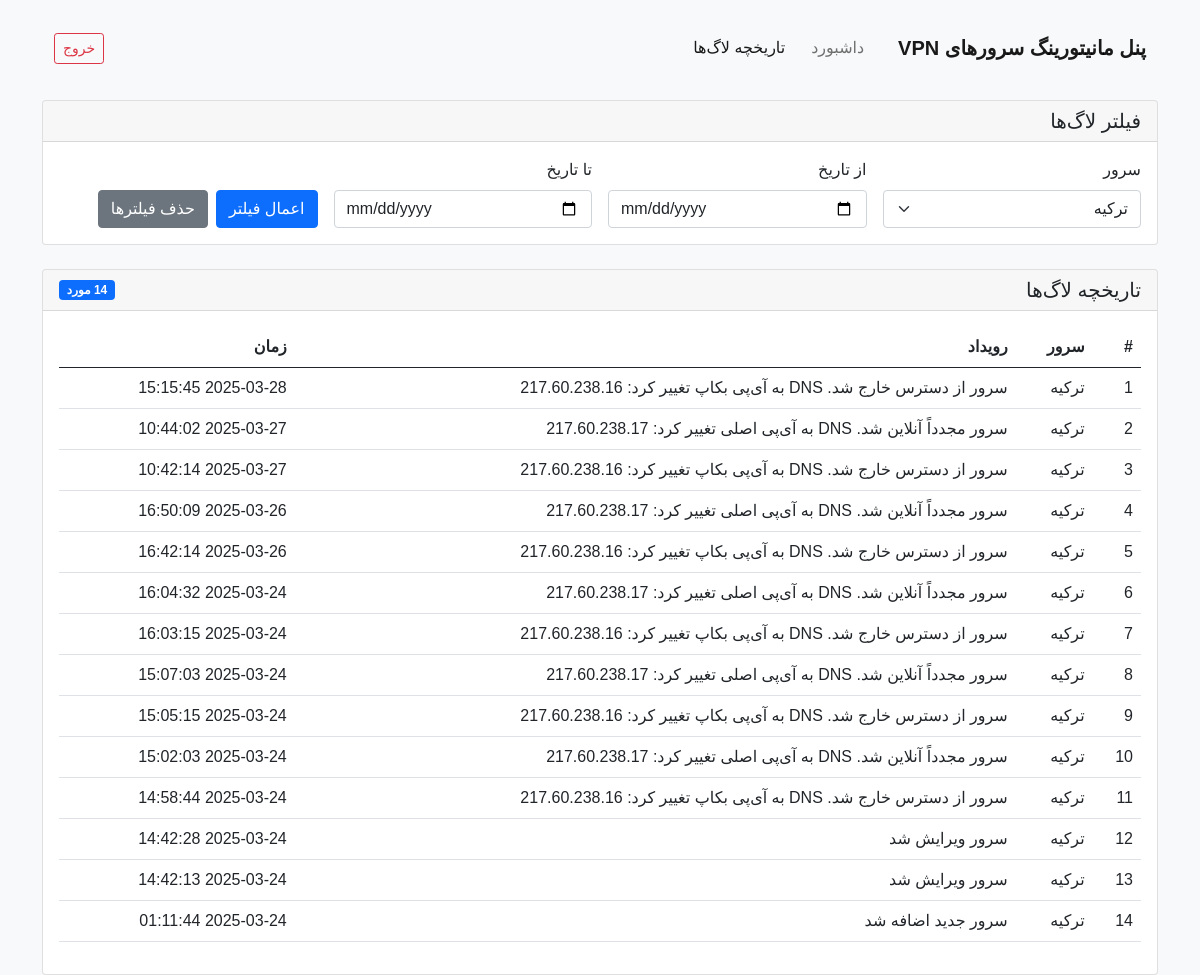
Page /logs.php?server_id=1 (signed in) on the committed database.
### tables this page shows
CREATE TABLE `logs` (
  `id` int(11) NOT NULL AUTO_INCREMENT,
  `server_id` int(11) NOT NULL,
  `event` varchar(255) NOT NULL,
  `log_time` datetime NOT NULL DEFAULT CURRENT_TIMESTAMP,
  PRIMARY KEY (`id`),
  KEY `server_id` (`server_id`),
  CONSTRAINT `logs_ibfk_1` FOREIGN KEY (`server_id`) REFERENCES `servers` (`id`) ON DELETE CASCADE
);

CREATE TABLE `servers` (
  `id` int(11) NOT NULL AUTO_INCREMENT,
  `name` varchar(50) NOT NULL,
  `subdomain` varchar(100) NOT NULL,
  `main_ip` varchar(45) NOT NULL,
  `backup_ip` varchar(45) NOT NULL,
  `current_ip` varchar(45) NOT NULL,
  `status` enum('up','down') NOT NULL DEFAULT 'up',
  `last_checked` datetime DEFAULT NULL,
  PRIMARY KEY (`id`)
);

### logs.php (the view, shortened to what this page needs)
<?php
$db = connectDB();
$server_id = isset($_GET['server_id']) ? (int)$_GET['server_id'] : 0;
$date_from = isset($_GET['date_from']) ? $_GET['date_from'] : '';
$date_to = isset($_GET['date_to']) ? $_GET['date_to'] : '';
$query = "SELECT logs.*, servers.name AS server_name
          FROM logs
          LEFT JOIN servers ON logs.server_id = servers.id
          WHERE 1=1";
$params = [];
if ($server_id > 0) {
    $query .= " AND logs.server_id = ?";
    $params[] = $server_id;
}
$query .= " ORDER BY logs.log_time DESC LIMIT 100";
$stmt = $db->prepare($query);
$stmt->execute($params);
$logs = $stmt->fetchAll(PDO::FETCH_ASSOC);
$servers = $db->query("SELECT id, name FROM servers ORDER BY name")->fetchAll(PDO::FETCH_ASSOC);
?>
<!DOCTYPE html>
<html lang="fa" dir="rtl">
<head>
    <link rel="stylesheet" href="https://cdn.jsdelivr.net/npm/bootstrap@5.0.2/dist/css/bootstrap.rtl.min.css">
    <link rel="stylesheet" href="https://cdn.jsdelivr.net/npm/bootstrap-icons@1.8.1/font/bootstrap-icons.css">
</head>
<body>
    <div class="container">
        <nav class="navbar navbar-expand-lg navbar-light bg-light mb-4 rounded">
            <div class="container-fluid">
                <a class="navbar-brand" href="#">پنل مانیتورینگ سرورهای VPN</a>
                <div class="collapse navbar-collapse" id="navbarNav">
                    <ul class="navbar-nav me-auto mb-2 mb-lg-0">
                        <li class="nav-item">
                            <a class="nav-link" href="dashboard.php">داشبورد</a>
                        </li>
                        <li class="nav-item">
                            <a class="nav-link active" href="logs.php">تاریخچه لاگ‌ها</a>
                        </li>
                    </ul>
                    <div class="d-flex">
                        <a href="logout.php" class="btn btn-outline-danger btn-sm">خروج</a>
                    </div>
                </div>
            </div>
        </nav>
        <div class="row mb-4">
            <div class="col-12">
                <div class="card">
                    <div class="card-header">
                        <h5 class="mb-0">فیلتر لاگ‌ها</h5>
                    </div>
                    <div class="card-body">
                        <form method="get" class="row g-3">
                            <div class="col-md-3">
                                <label for="server_id" class="form-label">سرور</label>
                                <select class="form-select" id="server_id" name="server_id">
                                    <?php foreach ($servers as $server): ?>
                                        <option value="<?php echo $server['id']; ?>" <?php echo ($server_id == $server['id']) ? 'selected' : ''; ?>>
                                            <?php echo htmlspecialchars($server['name']); ?>
                                        </option>
                                    <?php endforeach; ?>
                                </select>
                            </div>
                            <div class="col-md-3">
                                <label for="date_from" class="form-label">از تاریخ</label>
                                <input type="date" class="form-control" id="date_from" name="date_from" value="<?php echo $date_from; ?>">
                            </div>
                            <div class="col-md-3">
                                <label for="date_to" class="form-label">تا تاریخ</label>
                                <input type="date" class="form-control" id="date_to" name="date_to" value="<?php echo $date_to; ?>">
                            </div>
                            <div class="col-md-3 d-flex align-items-end">
                                <button type="submit" class="btn btn-primary me-2">اعمال فیلتر</button>
                                <a href="logs.php" class="btn btn-secondary">حذف فیلترها</a>
                            </div>
                        </form>
                    </div>
                </div>
            </div>
        </div>
        <div class="row">
            <div class="col-12">
                <div class="card">
                    <div class="card-header d-flex justify-content-between align-items-center">
                        <h5 class="mb-0">تاریخچه لاگ‌ها</h5>
                        <span class="badge bg-primary"><?php echo count($logs); ?> مورد</span>
                    </div>
                    <div class="card-body">
                        <div class="table-responsive">
                            <table class="table table-hover">
                                <thead>
                                    <tr>
                                        <th>#</th>
                                        <th>سرور</th>
                                        <th>رویداد</th>
                                        <th>زمان</th>
                                    </tr>
                                </thead>
                                <tbody>
                                    <?php if (empty($logs)): ?>
                                        <tr>
                                            <td colspan="4" class="text-center">هیچ لاگی یافت نشد</td>
                                        </tr>
                                    <?php else: ?>
                                        <?php foreach ($logs as $index => $log): ?>
                                            <tr>
                                                <td><?php echo $index + 1; ?></td>
                                                <td><?php echo htmlspecialchars($log['server_name'] ?? 'نامشخص'); ?></td>
                                                <td><?php echo htmlspecialchars($log['event']); ?></td>
                                                <td><?php echo htmlspecialchars($log['log_time']); ?></td>
                                            </tr>
                                        <?php endforeach; ?>
                                    <?php endif; ?>
                                </tbody>
                            </table>
                        </div>
                    </div>
                </div>
            </div>
        </div>
    </div>
</body>
</html>

### logs.php (style rules this page uses)
body { font-family: 'Vazir', Tahoma, Arial, sans-serif; background-color: #f8f9fa; padding-top: 20px; }
.navbar-brand { font-weight: bold; }
.nav-item { margin-right: 10px; }

### rows in the picture
logs: server.name "ترکیه", event "سرور از دسترس خارج شد. DNS به آی‌پی بکاپ تغییر کرد: 217.60.238.16", log_time "2025-03-28 15:15:45"
logs: server.name "ترکیه", event "سرور مجدداً آنلاین شد. DNS به آی‌پی اصلی تغییر کرد: 217.60.238.17", log_time "2025-03-27 10:44:02"
logs: server.name "ترکیه", event "سرور از دسترس خارج شد. DNS به آی‌پی بکاپ تغییر کرد: 217.60.238.16", log_time "2025-03-27 10:42:14"
logs: server.name "ترکیه", event "سرور مجدداً آنلاین شد. DNS به آی‌پی اصلی تغییر کرد: 217.60.238.17", log_time "2025-03-26 16:50:09"
logs: server.name "ترکیه", event "سرور از دسترس خارج شد. DNS به آی‌پی بکاپ تغییر کرد: 217.60.238.16", log_time "2025-03-26 16:42:14"
logs: server.name "ترکیه", event "سرور مجدداً آنلاین شد. DNS به آی‌پی اصلی تغییر کرد: 217.60.238.17", log_time "2025-03-24 16:04:32"
logs: server.name "ترکیه", event "سرور از دسترس خارج شد. DNS به آی‌پی بکاپ تغییر کرد: 217.60.238.16", log_time "2025-03-24 16:03:15"
logs: server.name "ترکیه", event "سرور مجدداً آنلاین شد. DNS به آی‌پی اصلی تغییر کرد: 217.60.238.17", log_time "2025-03-24 15:07:03"
logs: server.name "ترکیه", event "سرور از دسترس خارج شد. DNS به آی‌پی بکاپ تغییر کرد: 217.60.238.16", log_time "2025-03-24 15:05:15"
logs: server.name "ترکیه", event "سرور مجدداً آنلاین شد. DNS به آی‌پی اصلی تغییر کرد: 217.60.238.17", log_time "2025-03-24 15:02:03"
logs: server.name "ترکیه", event "سرور از دسترس خارج شد. DNS به آی‌پی بکاپ تغییر کرد: 217.60.238.16", log_time "2025-03-24 14:58:44"
logs: server.name "ترکیه", event "سرور ویرایش شد", log_time "2025-03-24 14:42:28"
logs: server.name "ترکیه", event "سرور ویرایش شد", log_time "2025-03-24 14:42:13"
logs: server.name "ترکیه", event "سرور جدید اضافه شد", log_time "2025-03-24 01:11:44"

### other values in the picture
count($logs) "14"
form field server_id "ترکیه"
